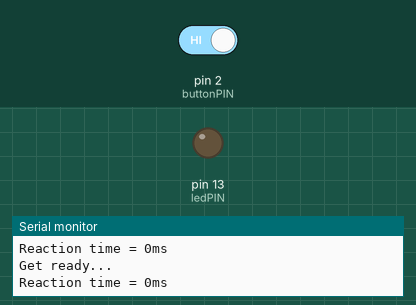
Recording of a sketch running on a simulated Arduino Uno, built with avr-gcc and run on an emulated ATmega328P. On the bench: output pins drawn as LEDs (lit = HIGH), the last lines printed to the serial monitor. The inputs (shaded band) are chosen by the test bench; at power-on: pin 2 (buttonPIN) HIGH. Random numbers use the default seed unless the sketch sets one.

Above: at 17.9 s.
18.0 s: pin 2 (buttonPIN) driven LOW
At 25.1 s:
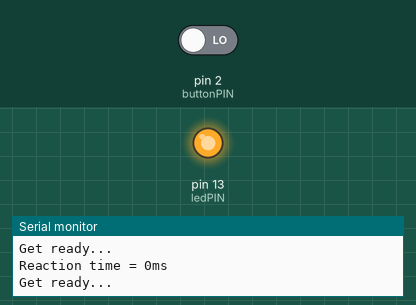
26.5 s: pin 2 (buttonPIN) driven HIGH
At 27.6 s:
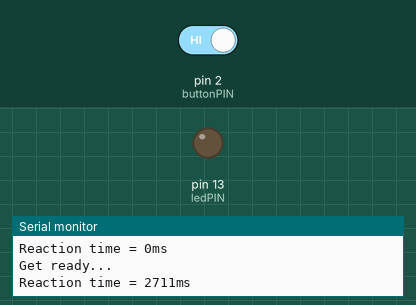
Timing chart, 0 to 29.5 s (numbered marks = the images above; inputs shaded):
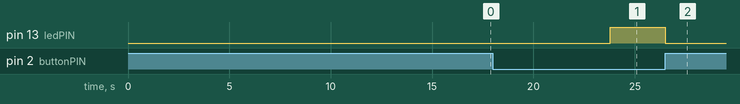

Measured:
- after the input at 18.0 s, pin 13 (ledPIN): LOW → HIGH after 5.8 s
- after the input at 26.5 s, pin 13 (ledPIN): HIGH → LOW at once

The sketch:

led_push_button_complete_1.ino
```cpp
int ledPIN = 13;

int buttonPIN = 2;

int time = 0;

void setup() {
  pinMode(ledPIN,OUTPUT);
  pinMode(buttonPIN,INPUT);
  Serial.begin(9600);
}

void loop() {
  //prints a notice that the light is about to flash
  Serial.println("Get ready...");
  //recieves the time from the function light_on()
  time = light_on();
  Serial.print("Reaction time = ");
  Serial.print(time);
  Serial.print("ms\n");

  //reads whether the button is pressed (0 if it is not, 1 if it is)
  //Serial.println(digitalRead(buttonPIN));
  delay(2000);
}

int light_on() {

  //assigns a random number from 3000 to 6000 to num
  int num = random(3000,6000);
  //computer waits that long
  delay(num);
  digitalWrite(ledPIN, 1);
  unsigned long startTime = millis();
  while (digitalRead(buttonPIN) != 1) {
     //wait for button press
  }
  unsigned long endTime = millis();
  unsigned long buttonTime = endTime - startTime;
  digitalWrite(ledPIN, 0);
  return buttonTime;
}
```
